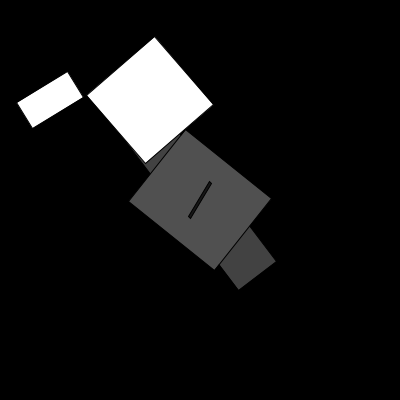
Frame 1 (no input)
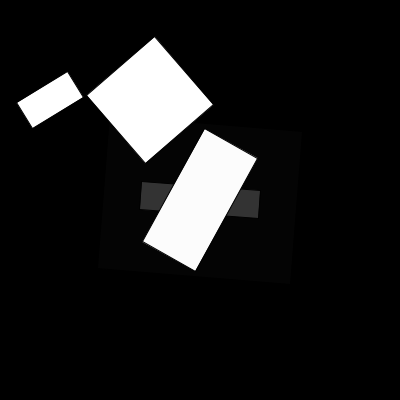
Frame 60 (the mouse pressed at the canvas centre just before this capture)
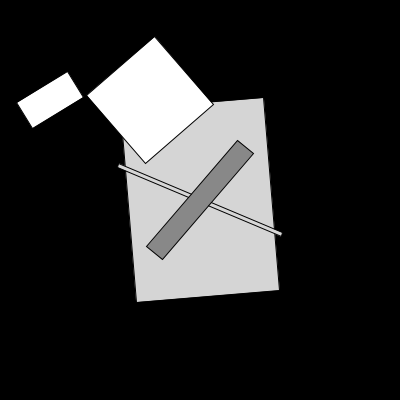
Frame 120 (the mouse held since frame 60 and released just before this capture)

The Processing sketch that drew these frames (run headless with seeded random() and noise(); from frame 60 on, the mouse is pressed at the canvas centre):

// Processing sketch: creating_functions
// ── creating_functions.pde
void setup() {
  size(400, 400);
  frameRate(10); // ONLY SLOWED TO SHOW EFFECT
}

void draw() {
  background(0);
  rotatedRect();
  rotatedRect();
  rotatedRect();
  rotatedRect2(50, 100, 30, 60, 45); 
  rotatedRect2(150, 100, 90, 90, 15);
  
  println(cube(3)); 
}

// NO ARGUMENTS
void rotatedRect() {
  rectMode(CENTER);
  pushMatrix();
  translate(width/2, height/2);
  rotate(random(radians(360)));
  fill(random(255));
  rect(0, 0, random(200), random(200));
  popMatrix();
}

// ARGUMENTS
void rotatedRect2(float x, float y, float w, float h, float rot) {
  rectMode(CENTER);
  pushMatrix();
  translate(x, y);
  rotate(rot);
  fill(255);
  rect(0, 0, w, h);
  popMatrix();
}

// RETURN A VALUE (FLOAT)
float cube(float num){
  float result = num * num * num; // result IS CREATED EACH TIME THE FUNCTION IS RUN
  return result;
}
